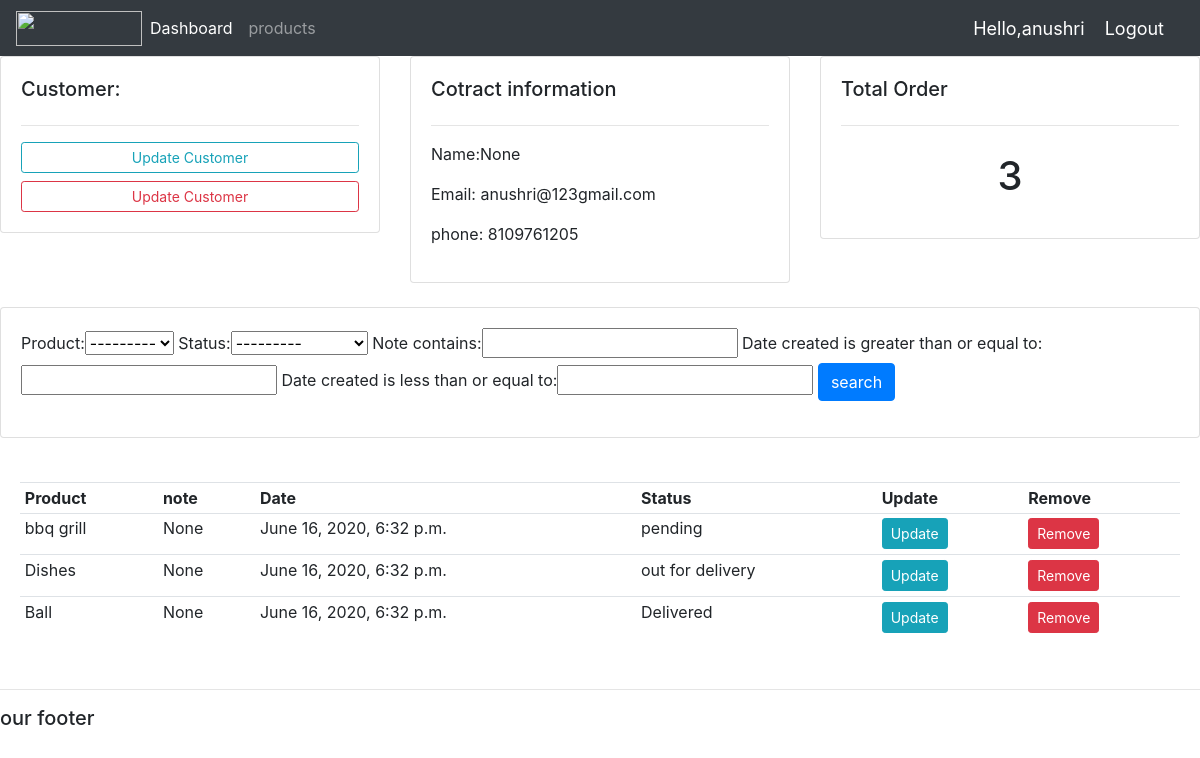
The page /customer/7/ (signed in) on the database its author committed.
### accounts/models.py (models this page shows, shortened)
class Customer(models.Model):
    user = models.OneToOneField(User, null=True,blank=True ,on_delete=models.CASCADE)
    name=models.CharField(max_length=200, null=True)
    Phone= models.CharField(max_length=200, null=True)
    email = models.CharField(max_length=200, null=True)
    profile_pic=models.ImageField(null=True,blank=True,default='download.jpeg')
    date_created= models.DateTimeField(auto_now_add=True, null=True)

class Order(models.Model):
    STATUS=(
        ('pending','pending'),
        ('out for delivery','out for delivery'),
        ('Delivered','Delivered'),
        )
    customer=models.ForeignKey(Customer,null=True,on_delete=models.SET_NULL)
    product=models.ForeignKey(Product,null=True,on_delete=models.SET_NULL)
    date_created = models.DateTimeField(auto_now_add=True, null=True)
    status=models.CharField(max_length=200, null=True,choices=STATUS)
    note = models.CharField(max_length=1000, null=True)

class Product(models.Model):
    CATEGORY=(
        ('Indoor','Indoor'),
        ('Out Door','Out Door'),
    )
    name=models.CharField(null=True,max_length=890)
    price=models.FloatField(null=True)
    Category=models.CharField(max_length=200 ,choices=CATEGORY)
    description=models.CharField(max_length=200,null=True,blank=True)
    date_created=models.DateTimeField(auto_now_add=True,null=True)
    Tag=models.ManyToManyField(Tag)
    def __str__(self):
        return self.name

### accounts/decorators.py (the view)
        def wrapper_func(request, *args, **kwargs):
            group=None
            if request.user.groups.exists():
                group=request.user.groups.all()[0].name
            if group in allowed_roles:
                return view_func(request, *args, **kwargs)
            else:
                return HttpResponse('bl')

### accounts/views.py (called while the page is built)
@login_required(login_url='login')
@allowed_users(allowed_roles=['admin'])
def customer(request,pk_test):
    customer=Customer.objects.get(id=pk_test)
    orders=customer.order_set.all()
    order_count=orders.count()
    myfilters=OrderFilter(request.GET,queryset=orders)
    orders=myfilters.qs
    context={'customer':customer,'orders': orders,'order_count':order_count,'myfilters': myfilters}
    return render(request,'accounts/custmer.html',context)

### accounts/templates/accounts/custmer.html (shortened to what this page needs)
{% extends 'accounts/main.html' %}
{% block content %}
<div class="row">
    <div class="col-md">
        <div class="card card-body">
              <h5>Customer:</h5>
            <hr>
           <a class="btn btn-outline-info btn-sm btn-block" href="">Update Customer</a>
           <a class="btn btn-outline-danger btn-sm btn-block" href="{% url 'create' customer.id %}">Update Customer</a>
        </div>
    </div>
    <div class="col-md">
          <div class="card card-body">
                <h5>Cotract information</h5>
                <hr>
                 <p>Name:{{customer.name}}</p>
                 <p>Email:  {{customer.email}}</p>
                  <p>phone:  {{customer.Phone}}</p>
           </div>
    </div>
    <div class="col-md">
        <div class="card card-body">
            <h5>Total Order</h5>
            <hr>
            <h1 style="text-align:center;padding:10px">{{order_count}}</h1>
        </div>
    </div>
</div>
<br>
<div class="row">
    <div class="col">
        <div class="card card-body">
            <form method="get">
                {{myfilters.form}}
                <button class="btn btn-primary" type="submit">search</button>
            </form>
        </div>
    </div>
</div>
<br>
<div class="row">
    <div class="col-md">
        <div class="md card-body">
            <table class="table table-sm">
                <tr>
                    <th>Product</th>
                    <th>note</th>
                    <th>Date</th>
                    <th>Status</th>
                    <th>Update</th>
                    <th>Remove</th>
                </tr>
                {% for order in orders %}
                <tr>
                     <td>{{order.product}}</td>
                    <td>{{order.note}}</td>
                    <td>{{order.date_created}}</td>
                    <td>{{order.status}}</td>
                    <td><a class="btn btn-sm btn-info" href=" {% url 'update_order' order.id %}">Update</a></td>
                    <td><a class="btn btn-sm btn-danger" href="{% url 'delete' order.id %}">Remove</a></td>
                </tr>
                {% endfor %}
            </table>
        </div>
    </div>
</div>
{% endblock %}

### accounts/templates/accounts/navbar.html (shortened to what this page needs)
{% load static %}
<nav class="navbar navbar-expand-lg navbar-dark bg-dark">
  <img src="{% static 'images/download.png' %}" class="user">
  <div class="collapse navbar-collapse" id="navbarNavAltMarkup">
    <div class="navbar-nav">
      {% if request.user.is_staff %}
        <a class="nav-item nav-link active" href="{% url 'home' %}">Dashboard</a>
      <a class="nav-item nav-link" href="{% url 'products' %}">products</a>
      {% else %}:
      <a class="nav-item nav-link" href="{% url 'accountSetting' %}">Setting</a>
      {% endif %}
    </div>
  </div>
  <span class="k1">Hello,{{request.user}}</span>
  <span><a class="k1" href="{% url 'logout' %}">Logout</a></span>
</nav>

### static/css/main.css (style rules this page uses)
body { background-color:#ebeffs }
.user { height:35px; width:126px; }

### accounts/templates/accounts/navbar.html (style rules this page uses)
.k1 { font-size: 18px; color:#fff; margin-right:20px; }

### rows shown on the page
Customer: name "None", email "anushri@123gmail.com", Phone "8109761205"
Order: product "bbq grill", note "None", date_created "June 16, 2020, 6:32 p.m.", status "pending"
Order: product "Dishes", note "None", date_created "June 16, 2020, 6:32 p.m.", status "out for delivery"
Order: product "Ball", note "None", date_created "June 16, 2020, 6:32 p.m.", status "Delivered"

### other values the page prints
{{ request.user }} "anushri"
{{ order_count }} "3"
